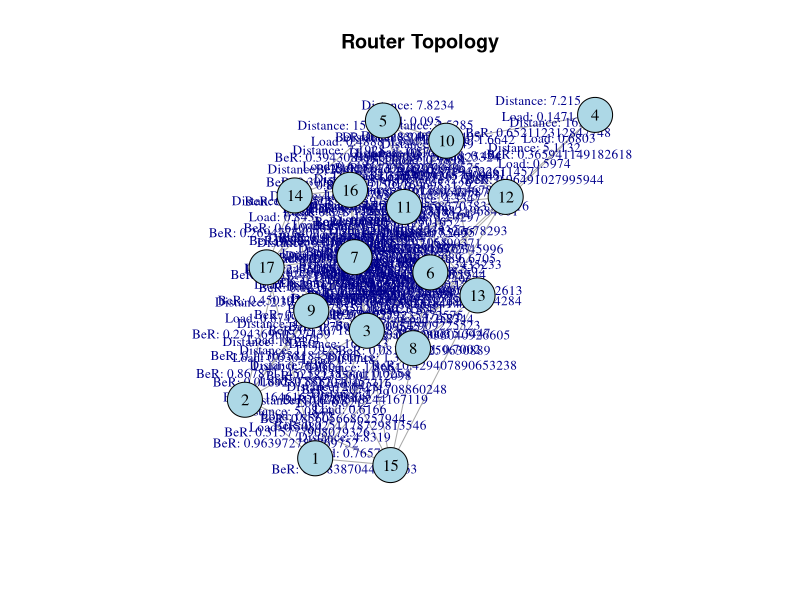

The R script that drew this image:
################################################################################
#                      DEFINITION OF GENERIC ALGORITHM
################################################################################
# Define a framework based on RL to decide which is the best possible route
# based on rewards. It will take into account the quality of transmission, 
# load and other metrics that could be added to the model.


################################################################################
#                       GENERATION OF RANDOM ROUTERS
################################################################################
# Load libraries that will be used for the entire project:
library(igraph)
rm(list=ls())

create_states <- function(){
  "This is a function designed to generate a random topology"
  # Generate a random number of states:
  num_states = sample(6:20, 1)
  
  # Creation of states:
  states <- paste0("s", 1:num_states)
  
  # Return generated values:
  assign("num_states", num_states, envir = .GlobalEnv)
  assign("states", states, envir = .GlobalEnv)
}


################################################################################
#        GENERATION OF RANDOM VALUES OF DISTANCE, LOAD AND Bit Error Rate
################################################################################
generate_random_values <- function(num_states, num_paths){
  "This is a function used to generate random values of distance, load and BeR"
  # Create an empty adjacency matrix:
  adj_matrix <- matrix(0, nrow = num_states, ncol = num_states)
  
  # Fill the adjacency matrix with random values (1 or 0) to represent connections
  # between routers:
  for (i in 1:num_states) {
    for (j in 1:num_states) {
      if (i != j) {
        connection <- sample(c(0, 1), 1)
        adj_matrix[i, j] <- connection
        adj_matrix[j, i] <- connection
      }
    }
  }
  
  # Create the 3D arrays for each of the variables:
  distance_values <- array(NA, dim = c(num_states, num_states, num_paths))
  load_values <- array(NA, dim = c(num_states, num_states, num_paths))
  ber_values <- array(NA, dim = c(num_states, num_states, num_paths))
  
  # Fill the arrays:
  for (i in 1:(num_states-1)) {  # Adjusted to avoid going out of bounds
    for (j in (i+1):num_states) {  
      if (adj_matrix[i,j] == 1) {  
        for (k in 1:num_paths){
          km <- runif(1, min = 1, max = 20)
          load <- runif(1, min = 0, max = 1)
          BeR <- runif(1, min = 0, max = 1)
          
          # Assign values to the arrays for both connections due to symmetry
          distance_values[i, j, k] <- km; distance_values[j, i, k] <- km
          load_values[i, j, k] <- load; load_values[j, i, k] <- load
          ber_values[i, j, k] <- BeR; ber_values[j, i, k] <- BeR
        }
      }
    }
  }
  
  # Return generated values:
  assign("adj_matrix", adj_matrix, envir = .GlobalEnv)
  assign("distance_values", distance_values, envir = .GlobalEnv)
  assign("load_values", load_values, envir = .GlobalEnv)
  assign("ber_values", ber_values, envir = .GlobalEnv)
  
  
  # Check generated values:
  cat("Distance values:\n")
  print(distance_values)
  cat("\n")
  cat("Load values:\n")
  print(load_values)
  cat("\n")
  cat("BeR values:\n")
  print(ber_values)
}


################################################################################
#                 SELECTION OF BEST PATHS (BASED ON PENALTIES)
################################################################################
calculate_total_cost <- function(distance_km, load, BeR) {
  "This is a function used to compute the total cost of a certain path based on
  distance, load and BeR values"
  propagation_delay = 5 * distance_km  # 5us for each km in the fiber.
  tranmission_queue_delay = 1/(1-load)  # 1us x (1/(1-load))
  
  # Penalization of BeR:
  if (BeR >= 10^-4 && BeR <= 1){
    ber_penalty = 1000
  } else if (BeR > 10^-5 && BeR < 10^-4){
    ber_penalty = 50
  } else {
    ber_penalty = 0
  }
  
  # Sum of penalties:
  return (propagation_delay + tranmission_queue_delay + ber_penalty)
}

select_best_paths <- function(num_states, num_paths, adj_matrix,
                              distance_values, load_values, ber_values){
  "The main goal of this function is to go through all the possiblee paths from
  one router to anoter and select the one with the lowest cost"
  # Construct 3 matrices that will store the values of the shortest paths:
  chosen_distance <- matrix(NA, nrow = num_states, ncol = num_states)
  chosen_ber <- matrix(NA, nrow = num_states, ncol = num_states)
  chosen_load <- matrix(NA, nrow = num_states, ncol = num_states)
  
  # Construct a weight matrix for the graph edges based on the cost
  cost_matrix <- matrix(-Inf, nrow = num_states, ncol = num_states)
  
  for (i in 1:num_states) {
    for (j in 1:num_states) {
      if (adj_matrix[i,j] == 1) {
        min_cost <- Inf
        chosen_path_k <- NA  # Track the path 'k' that gave the minimum cost
        for (k in 1:num_paths) {
          # Get the values for this dimension
          km_value <- distance_values[i, j, k]
          load_value <- load_values[i, j, k]
          ber_value <- ber_values[i, j, k]
          
          # Check if any of the values is NA
          if (!anyNA(c(km_value, load_value, ber_value))) {
            # Calculate the minimum cost
            cost <- calculate_total_cost(km_value, load_value, ber_value)
            
            if (cost < min_cost) {
              min_cost <- cost
              chosen_path_k <- k  # update the chosen path
            }
          }
        }
        
        cost_matrix[i, j] <- -min_cost
        # If we found a chosen path 'k', store the respective km, ber, and load values
        if (!is.na(chosen_path_k)) {
          chosen_distance[i, j] <- distance_values[i, j, chosen_path_k]
          chosen_ber[i, j] <- ber_values[i, j, chosen_path_k]
          chosen_load[i, j] <- load_values[i, j, chosen_path_k]
        }
      }
    }
  }
  
  # Return generated values:
  assign("chosen_distance", chosen_distance, envir = .GlobalEnv)
  assign("chosen_ber", chosen_ber, envir = .GlobalEnv)
  assign("chosen_load", chosen_load, envir = .GlobalEnv)
  assign("cost_matrix", cost_matrix, envir = .GlobalEnv)
  
  
  # Check generated values:
  cat("Cost matrix:\n")
  print(cost_matrix)
  cat("\n")
  cat("Distance of the cheapest paths:\n")
  print(chosen_distance)
  cat("\n")
  cat("Loads of the cheapest paths:\n")
  print(chosen_load)
  cat("\n")
  cat("BeR of the cheapest paths:\n")
  print(chosen_ber)
  cat("\n")
}


################################################################################
#                             REPRESENT THE TOPLOGY
################################################################################
plot_topology <- function(adj_matrix, chosen_distance, chosen_load, chosen_ber){
  "This is a function used to create the topology of the current environment"
  # Create the graph
  g <- graph_from_adjacency_matrix(adjmatrix =adj_matrix, mode="undirected", weighted=NULL, diag=FALSE)
  
  # Create some example edge labels
  edge_labels = c()
  for (i in 1:(num_states-1)){
    for (j in (i+1):num_states){
      if (adj_matrix[i,j] == 1){
        label <- paste(
          "Distance:", round(chosen_distance[i,j], 4), 
          "\nLoad:", round(chosen_load[i,j], 4), 
          "\nBeR:", chosen_ber[i,j],
          "\n"
        )
        edge_labels = c(edge_labels, label)
      }
    }
  }
  
  # Plot the graph with edge labels
  plot(g, 
       layout = layout_with_fr,
       vertex.color = "lightblue", 
       vertex.size = 20, 
       vertex.label.color = "black",
       vertex.label.cex = 1,
       edge.label.cex = 0.8,
       edge.label = edge_labels,
       main = "Router Topology") 
}


################################################################################
#                  SOLVE THE PROPOSED SCENARIO USING Q-LEARNING
################################################################################
solve_scenario_qlearning <- function(num_states, adj_matrix, alpha, gamma,
                                     epsilon, num_episodes, cost_matrix){
  "This is a function that has the goal of solving a specific scenario using 
  Q-learning"
  # Define the Q-table:
  Q_table <- matrix(0, nrow = num_states, ncol = num_states)

  # Explore the environment and learn:
  for (episode in 1:num_episodes) {
    # Randomly choose a starting state.
    state <- sample(1:num_states, 1)  
    
    # This list will keep track of all nodes the agent visits in this episode to
    # avoid loops.
    visited_nodes <- c(state)
    
    while (TRUE) {  
      possible_actions <- which(adj_matrix[state, ] == 1)
      if (runif(1) < epsilon) {
        # If the agent is exploring (as per the epsilon-greedy strategy), it 
        # chooses a random action from the valid_actions which excludes the nodes
        # it has already visited. If there are no valid actions left, the episode
        # ends (breaks out of the while loop).
        valid_actions <- setdiff(possible_actions, visited_nodes)
        if (length(valid_actions) == 0) {
          break
        }
        action <- sample(valid_actions, 1)
      } else {
        # If the agent is not exploring, it's exploiting. This means it's choosing
        # the action (directly connected node/router) that has the maximum Q-value
        # from the Q-table, considering only the nodes it hasn't visited yet.
        valid_actions <- setdiff(possible_actions, visited_nodes)
        if (length(valid_actions) == 0) {
          break
        }
        action_values <- Q_table[state, valid_actions]
        action_index <- which.max(action_values)
        action <- valid_actions[action_index]
      }
      
      visited_nodes <- c(visited_nodes, action)
      
      reward <- cost_matrix[state, action] # agent tries to maximize its reward by minimizing the cost.
      future_reward <- gamma * max(Q_table[action, ])
      Q_table[state, action] <- (1-alpha)*Q_table[state, action] + alpha*(reward + future_reward)
      
      state <- action  
    }
  }
  
  # Return generated values:
  assign("Q_table", Q_table, envir = .GlobalEnv)
  
  # Check generated values:
  cat("Q-Table values:\n")
  print(Q_table)
}


################################################################################
#                                   BEST PATH
################################################################################
get_best_path_after_learning <- function(Q_table, start_node, end_node, adj_matrix) {
  "Gives the best route from a starting node to a destination node. Beware, since 
  the code does not guarantee to generate connected graphs, there may not be a
  path from a certain node to another"
  current_node <- start_node
  path <- c(start_node)
  visited <- c()
  
  while (current_node != end_node) {
    # Sort Q-values for the current node in descending order
    sorted_nodes <- order(Q_table[current_node, ], decreasing = TRUE)
    
    # Find the best unvisited node that is also connected to the current node
    next_node <- NULL
    for (node in sorted_nodes) {
      if (!node %in% visited && adj_matrix[current_node, node] == 1) {
        next_node <- node
        break
      }
    }
    
    # If we can't find any valid unvisited nodes, break
    if (is.null(next_node)) {
      cat("No valid unvisited nodes connected to the current node. Exiting...\n")
      break
    }
    
    visited <- c(visited, current_node)  # Add current node to visited list
    path <- c(path, next_node)
    current_node <- next_node
  }
  
  # Given your printed Q-table and the derived path, the agent believes that
  # this path has the highest cumulative reward. This doesn't mean that it's the
  # shortest path or has the lowest cost, but rather, based on the training
  # episodes and the Q-learning parameters, it's the path that the agent has
  # learned to be most rewarding.
  
  # Return generated values:
  assign("path", path, envir = .GlobalEnv)
  
  # Check generated values:
  cat("Path from ", start_node, " to ", end_node, ":\n")
  print(path)
}


################################################################################
#                 INVOKE THE FUNCTIONS AND SOLVE RANDOM SCENARIO
################################################################################
num_paths = 2
alpha = 0.5
gamma = 0.9
epsilon = 0.1
num_episodes = 1000

create_states()
generate_random_values(num_states = num_states, num_paths)
select_best_paths(num_states, num_paths, adj_matrix, distance_values, load_values, ber_values)
plot_topology(adj_matrix, chosen_distance, chosen_load, chosen_ber)
solve_scenario_qlearning(num_states, adj_matrix, alpha, gamma, epsilon, num_episodes, cost_matrix)

# Obtain the path to from every node to every other node:
for (i in 1:num_states){
  for (j in 1:num_states){
    if (i != j){
      get_best_path_after_learning(Q_table, start_node = i, end_node = j, adj_matrix)
      cat("\n")
    }
  }
}
